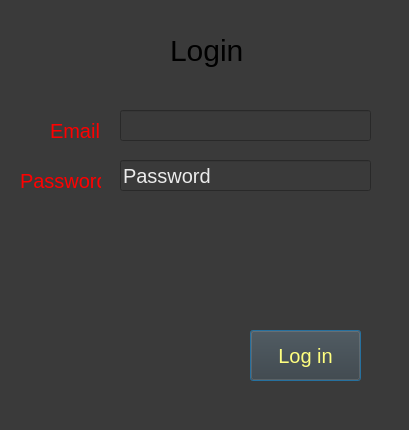
<?xml version="1.0" encoding="UTF-8"?>
<ui version="4.0">
 <class>Dialog</class>
 <widget class="QDialog" name="Dialog">
  <property name="geometry">
   <rect>
    <x>0</x>
    <y>0</y>
    <width>409</width>
    <height>430</height>
   </rect>
  </property>
  <property name="windowTitle">
   <string>Dialog</string>
  </property>
  <property name="styleSheet">
   <string notr="true">background-color: rgb(58, 58, 58);</string>
  </property>
  <widget class="QLabel" name="label">
   <property name="geometry">
    <rect>
     <x>170</x>
     <y>30</y>
     <width>101</width>
     <height>41</height>
    </rect>
   </property>
   <property name="styleSheet">
    <string notr="true">color: rgb(255m255m255);
font-size: 30px;</string>
   </property>
   <property name="text">
    <string>Login</string>
   </property>
  </widget>
  <widget class="QLabel" name="label_2">
   <property name="geometry">
    <rect>
     <x>50</x>
     <y>110</y>
     <width>61</width>
     <height>41</height>
    </rect>
   </property>
   <property name="styleSheet">
    <string notr="true">font-size:20px;
color: rgb(255, 0, 0)</string>
   </property>
   <property name="text">
    <string>Email</string>
   </property>
  </widget>
  <widget class="QLineEdit" name="lineEdit">
   <property name="geometry">
    <rect>
     <x>120</x>
     <y>110</y>
     <width>251</width>
     <height>31</height>
    </rect>
   </property>
   <property name="styleSheet">
    <string notr="true">font-size: 20px;
color: rgb(235, 235, 235)</string>
   </property>
   <property name="text">
    <string/>
   </property>
  </widget>
  <widget class="QLineEdit" name="lineEdit_2">
   <property name="geometry">
    <rect>
     <x>120</x>
     <y>160</y>
     <width>251</width>
     <height>31</height>
    </rect>
   </property>
   <property name="styleSheet">
    <string notr="true">font-size: 20px;
color: rgb(235, 235, 235)</string>
   </property>
   <property name="text">
    <string>Password</string>
   </property>
  </widget>
  <widget class="QLabel" name="label_3">
   <property name="geometry">
    <rect>
     <x>20</x>
     <y>160</y>
     <width>81</width>
     <height>41</height>
    </rect>
   </property>
   <property name="styleSheet">
    <string notr="true">font-size:20px;
color: rgb(255, 0, 0)</string>
   </property>
   <property name="text">
    <string>Password</string>
   </property>
  </widget>
  <widget class="QPushButton" name="pushButton">
   <property name="geometry">
    <rect>
     <x>250</x>
     <y>330</y>
     <width>111</width>
     <height>51</height>
    </rect>
   </property>
   <property name="styleSheet">
    <string notr="true">font-size: 20px;
color: rgb(255, 255, 127)</string>
   </property>
   <property name="text">
    <string>Log in</string>
   </property>
  </widget>
 </widget>
 <resources/>
 <connections/>
</ui>
